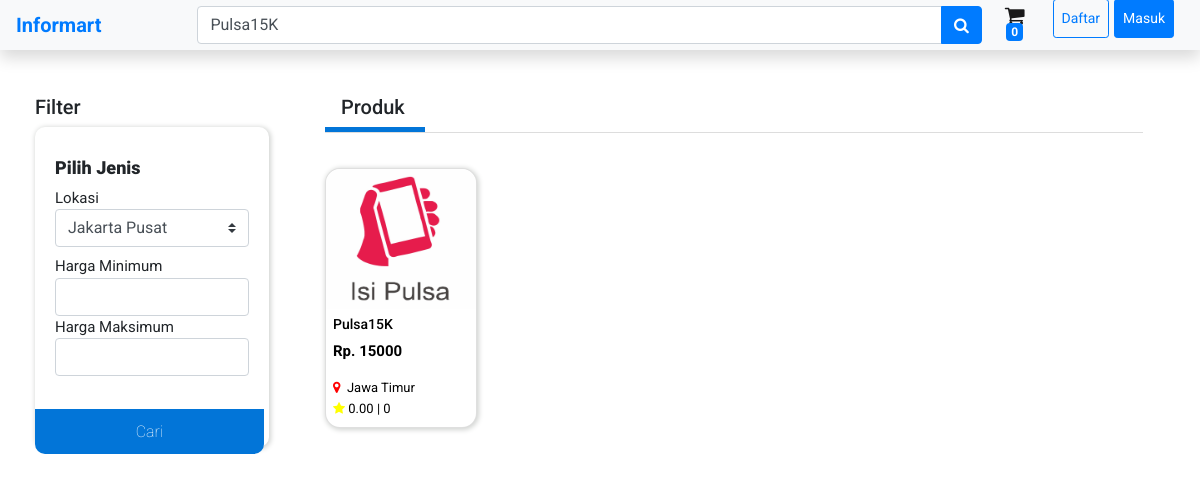
Page /katalog.php?cari=Pulsa15K on the committed database.
### tables this page shows
CREATE TABLE `product` (
  `kodeProduk` int(11) NOT NULL,
  `namaProduk` varchar(255) NOT NULL,
  `berat` varchar(255) NOT NULL,
  `kategori` varchar(255) NOT NULL,
  `deskripsi` varchar(255) NOT NULL,
  `gambar` varchar(255) NOT NULL,
  `kodeUser` int(11) NOT NULL,
  `harga` int(11) NOT NULL,
  `rating` decimal(11,2) NOT NULL,
  `terjual` int(11) NOT NULL
);

CREATE TABLE `provinsi` (
  `idProvinsi` int(11) NOT NULL,
  `namaProvinsi` varchar(255) NOT NULL
);

### katalog.php (the view, shortened to what this page needs)
<?php
include 'config.php';
if(isset($_GET['cari'])){
    $cari = $_GET['cari'];
    $sql = "SELECT product.*, provinsi.namaProvinsi AS lokasi FROM product INNER JOIN user USING(kodeUser) INNER JOIN provinsi USING(idProvinsi) WHERE namaProduk LIKE '%".$cari."%'";
    $product = mysqli_query($conn, $sql);
}
?>
<html>
<head>
	<link rel="stylesheet" href="https://cdn.jsdelivr.net/npm/bootstrap@4.6.1/dist/css/bootstrap.min.css">
    <link rel="stylesheet" href="https://cdnjs.cloudflare.com/ajax/libs/font-awesome/4.7.0/css/font-awesome.min.css">
</head>
<body>
    <?php include "nav.php"; ?>
    <div class="row justify-content-center">
        <div class="col-3">
            <h5>Filter</h5>
            <div class="frame">
                <h6 id="jenis" style="font-weight: 900;">Pilih Jenis</h6>
                <label for="">Lokasi</label>
                <form action="">
                <select class="custom-select mb-2">
                    <option value="1" selected>Jakarta Pusat</option>
                </select>
                <label for="">Harga Minimum</label>
                <input type="number" class="form-control">
                <label for="">Harga Maksimum</label>
                <input type="number" class="form-control">
                <button type="submit">Cari</button>
                </form>
            </div>
        </div>
        <div class="col-9">
            <div class="tabs">
                <div class="tab-header">
                        <h5 class="ml-3">Produk</h5>
                </div>
                <div class="tab-indicator"></div>
                    <div class="tab-body">
                        <div class="active">
                            <div class="card-deck">
                            <?php
                                if(mysqli_num_rows($product) > 0){
                                foreach($product as $row):?>
                            <a href="item.php?product=<?= $row["kodeProduk"];?>">
                                <div class="card">
                                    <img class="card-img-top" src="assets/<?= $row["gambar"]?>" alt="Card image cap">
                                    <div class="card-body">
                                    <h5 class="card-title"><?= $row["namaProduk"]?></h5>
                                    <p class="card-text price-text">Rp. <?= $row["harga"]?></p>
                                    <p class="card-location"><i class="fa fa-map-marker" aria-hidden="true" style="color: red;"></i> &nbsp;<?= $row["lokasi"]?></p>
                                    <p class="card-rating"><i class="fa fa-star" aria-hidden="true" style="color: yellow;"></i> <?= $row["rating"]?> | <?= $row["terjual"]?></p>
                                    </div>
                                </div>
                            </a>
                            <?php
                            endforeach ;
                                }
                                else{ ?>
                                    <h4 class="ml-3">Pencarian anda tidak dapat ditemukan!</h4 class="ml-3">
                                <?php }
                            ?>
		                    </div>
                        </div>
                    </div>
                </div>
            </div>
        </div>
</body>
</html>

### katalog.php (style rules this page uses)
body { font-family: 'Roboto'; padding: 95px 35px 20px 35px; }
.tabs { position:absolute; width: 94%; }
.tab-indicator { width: 100px; height:5px; background: #0275d8; }
.tabs .tab-body { position:relative; border-top:1px solid #ddd; }
.card-deck { margin: 15px 0 0 -15px; color: black; }
.card-deck a { text-decoration: none; color: black; }
.card { box-shadow: 1px 1px 5px 1px #d2d4d2; height: 260px; margin: 20px; border-radius: 15px; }
.card img { border-radius: 15px 15px 0px 0px; height: 140px; width: 150px; }
.card-body { z-index: 1; padding: 7px; }
.card-title { font-size: 14px; }
.price-text { margin-top: -5px; font-size: 15px; font-weight: bolder; }
.card-location { font-size: 13px; }
.card-rating { font-size: 13px; margin-top: -15px; }
.frame { padding: 30px 20px 10px 20px; box-shadow: 1px 1px 5px 1px #d2d4d2; width: 90%; height: 320px; border-radius: 10px; }
.frame button { margin-top: 33px; margin-left: -20px; width: 118%; height: 45px; border: none; background-color: #0275d8; border-radius: 0 0 10px 10px; color: white; font-weight: 100; }
label { font-size: 15px; margin-bottom: 0px; }
#jenis { font-size: large; }
button { font-weight: 900; }

### rows in the picture
product: gambar (picture), namaProduk "Pulsa15K", harga "15000", provinsi.namaProvinsi "Jawa Timur", rating "0.00", terjual "0"
